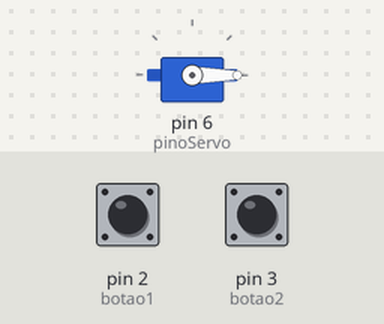
Recording of a sketch running on a simulated Arduino Uno, built with avr-gcc and run on an emulated ATmega328P. Shown: servo. The test bench sets the inputs (shaded band); at power-on: pin 3 (botao2) LOW, pin 2 (botao1) LOW.

Above: at 1.2 s.
1.3 s: pin 3 (botao2) pulled HIGH for 0.15 s
At 1.45 s:
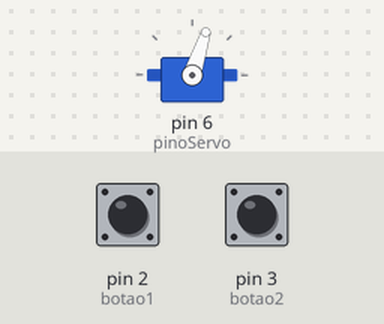
4.0 s: pin 2 (botao1) pulled HIGH for 0.15 s
At 6.4 s:
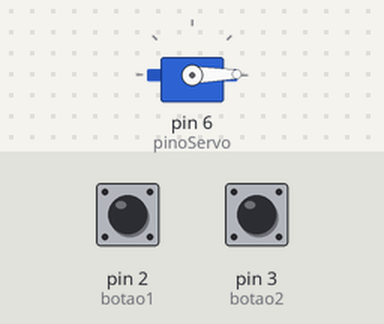
Timing chart, 0 to 13.1 s (numbered marks = the images above; inputs shaded):
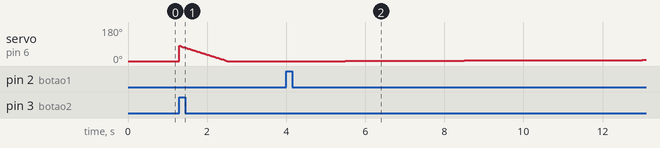

Measured:
- after the input at 4.0 s, servo on pin 6 (pinoServo): moves from 0° to 6° over 7.5 s, starting after 1.5 s

The sketch:

girar_metade_com_botao.ino
```cpp
#include <Servo.h> //INCLUSÃO DA BIBLIOTECA NECESSÁRIA

const int pinoServo = 6; //PINO DIGITAL UTILIZADO PELO SERVO


int botao1 = 2; //BOTAO LIGADO NO PIO 2
int estadodoBotao1 = 0;
int botao2 = 3; //BOTAO LIGADO NO PIO 2
int estadodoBotao2 = 0;


Servo s; //OBJETO DO TIPO SERVO
int pos; //POSIÇÃO DO SERVO

void setup (){
  s.attach(pinoServo); //ASSOCIAÇÃO DO PINO DIGITAL AO OBJETO DO TIPO SERVO
  s.write(0); //INICIA O MOTOR NA POSIÇÃO 0º
   pinMode (botao1, INPUT);
    pinMode (botao2, INPUT);
}
void loop(){
  estadodoBotao1 = digitalRead(botao1);
  if (estadodoBotao1 == HIGH){ //SE O BOTAO ESTIVER PRESSIONADO
    for(pos = 0; pos < 80; pos++){ //PARA "pos" IGUAL A 0, ENQUANTO "pos" MENOR QUE 180, INCREMENTA "pos"
    s.write(pos); //ESCREVE O VALOR DA POSIÇÃO QUE O SERVO DEVE GIRAR
   delay(1500); //INTERVALO DE 15
    }
  }
   else{
    digitalWrite (pinoServo, LOW); // DEIXA O PINO SEM ENERGIA
  }


estadodoBotao2 = digitalRead(botao2);
if (estadodoBotao2 == HIGH){
  for(pos = 80; pos >= 0; pos--){ //PARA "pos" IGUAL A 180, ENQUANTO "pos" MAIOR OU IGUAL QUE 0, DECREMENTA "pos"
    s.write(pos); //ESCREVE O VALOR DA POSIÇÃO QUE O SERVO DEVE GIRAR
    delay(15); //INTERVALO DE 15
}
}
}
```
